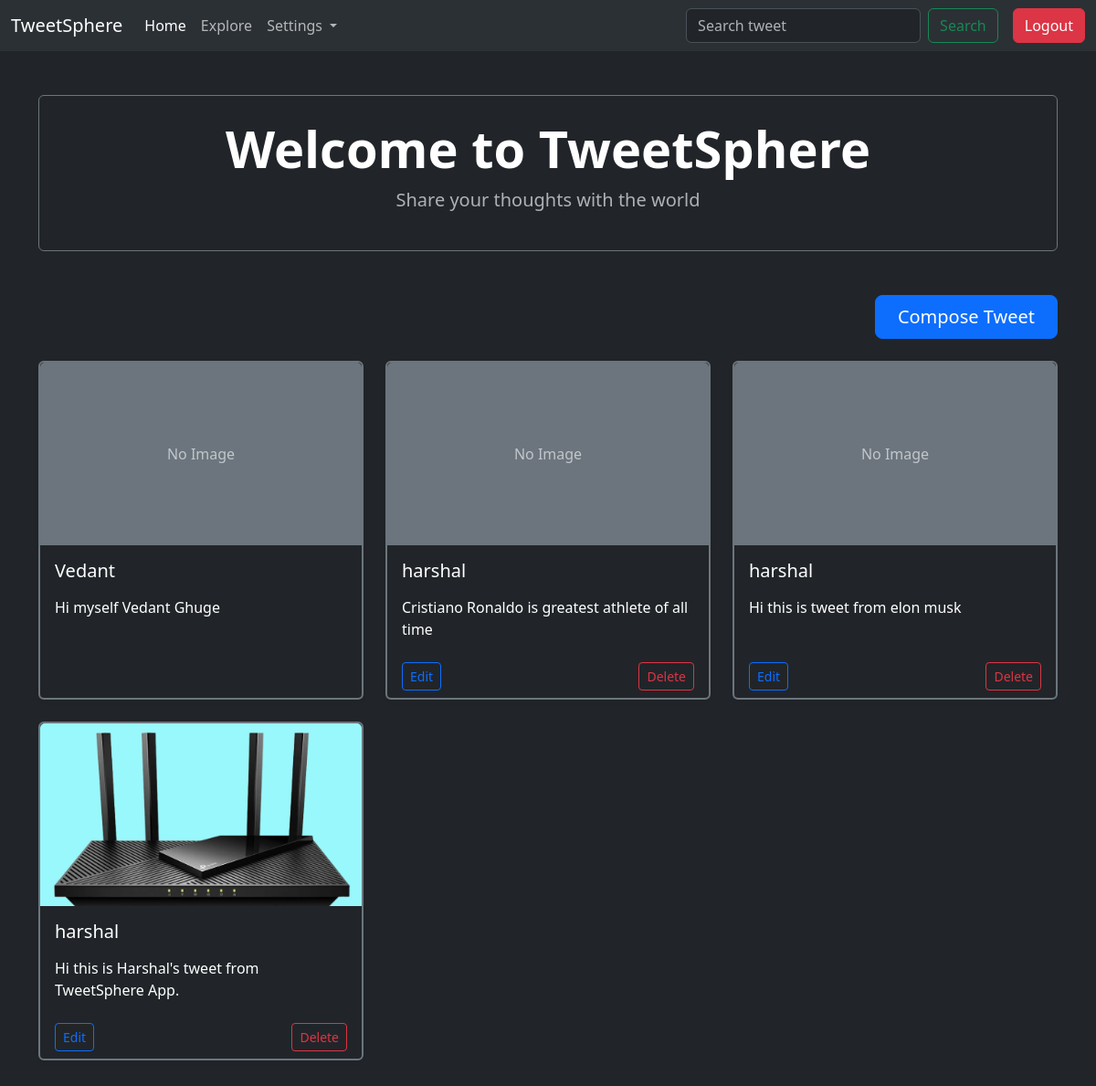
The page /tweet/ (signed in) on the database its author committed.
### tweet/models.py (models this page shows, shortened)
class Tweet(models.Model):
    user = models.ForeignKey(User, on_delete=models.CASCADE)
    text = models.TextField(max_length=240)
    photo = models.ImageField(upload_to='photo/',blank=True,null=True)
    created_at = models.DateTimeField(auto_now_add=True)
    updated_at = models.DateTimeField(auto_now=True)

### tweet/views.py (the view)
# urls.py: path('',views.tweetList, name='tweetList'),
def tweetList(request):
    tweets = Tweet.objects.all().order_by('-created_at')
    return render(request ,'tweet_list.html',{'tweets':tweets})

### tweet/templates/tweet_list.html (shortened to what this page needs)
{% extends "layout.html" %}
{% block content %}
<div class="container my-5">
    <header class="text-center mb-5 border border-secondary rounded p-4 bg-dark text-white">
        <h1 class="display-4 text-white fw-bold">Welcome to TweetSphere</h1>
        <p class="lead text-muted">Share your thoughts with the world</p>
    </header>
    <div class="d-flex justify-content-end mb-4">
        <a class="btn btn-primary btn-lg px-4" href="{% url 'tweetCreate' %}">Compose Tweet</a>
    </div>
    <div class="row row-cols-1 row-cols-md-3 g-4">
        {% for tweet in tweets %}
        <div class="col">
            <div class="card h-100 border-2 border-secondary shadow-sm bg-dark text-white">
                {% if tweet.photo %}
                    <img src="{{ tweet.photo.url }}" class="card-img-top" alt="{{ tweet.user.username }}'s tweet image" style="object-fit: cover; height: 200px;">
                {% else %}
                    <div class="card-img-top bg-secondary d-flex align-items-center justify-content-center" style="height: 200px;">
                        <span class="text-muted">No Image</span>
                    </div>
                {% endif %}
                <div class="card-body">
                    <h5 class="card-title mb-3">{{ tweet.user.username }}</h5>
                    <p class="card-text">{{ tweet.text | truncatewords:30 }}</p>
                </div>
                {% if tweet.user == user %}
                <div class="card-footer bg-transparent border-0 d-flex justify-content-between">
                    <a href="{% url 'tweetEdit' tweet.id %}" class="btn btn-outline-primary btn-sm">Edit</a>
                    <a href="{% url 'tweetDelete' tweet.id %}" class="btn btn-outline-danger btn-sm">Delete</a>
                </div>
                {% endif %}
            </div>
        </div>
        {% empty %}
        <div class="col-12 text-center">
            <p class="text-muted lead">No tweets to display. Start sharing now!</p>
        </div>
        {% endfor %}
    </div>
</div>
{% endblock %}

### rows shown on the page
Tweet: photo "No Image", user.username "Vedant", text "Hi myself Vedant Ghuge"
Tweet: photo "No Image", user.username "harshal", text "Cristiano Ronaldo is greatest athlete of all time", shows "Edit"
Tweet: photo "No Image", user.username "harshal", text "Hi this is tweet from elon musk", shows "Edit"
Tweet: photo (picture), user.username "harshal", text "Hi this is Harshal's tweet from TweetSphere App.", shows "Edit"
